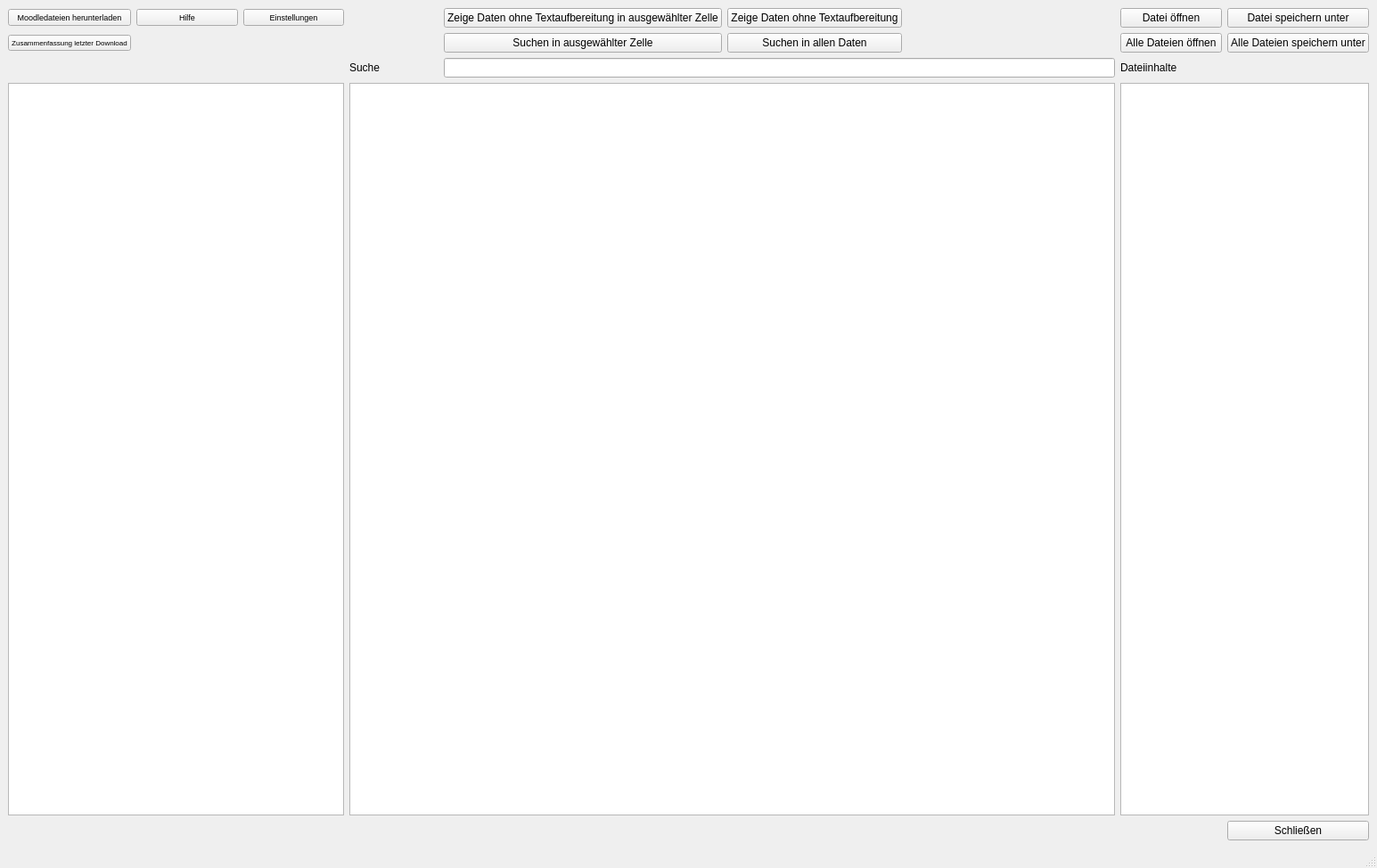
<?xml version="1.0" encoding="UTF-8"?>
<ui version="4.0">
 <class>MainWindow</class>
 <widget class="QMainWindow" name="MainWindow">
  <property name="geometry">
   <rect>
    <x>0</x>
    <y>0</y>
    <width>1545</width>
    <height>974</height>
   </rect>
  </property>
  <property name="windowTitle">
   <string>Moodle DMS</string>
  </property>
  <widget class="QWidget" name="centralwidget">
   <layout class="QGridLayout" name="gridLayout">
    <item row="0" column="9">
     <widget class="QPushButton" name="but_openData">
      <property name="text">
       <string>Datei öffnen</string>
      </property>
     </widget>
    </item>
    <item row="5" column="0" colspan="3">
     <widget class="QTableView" name="tab_courses"/>
    </item>
    <item row="1" column="10">
     <widget class="QPushButton" name="but_saveAllData">
      <property name="text">
       <string>Alle Dateien speichern unter</string>
      </property>
     </widget>
    </item>
    <item row="0" column="2">
     <widget class="QPushButton" name="but_settings">
      <property name="maximumSize">
       <size>
        <width>170</width>
        <height>16777215</height>
       </size>
      </property>
      <property name="font">
       <font>
        <pointsize>7</pointsize>
       </font>
      </property>
      <property name="text">
       <string>Einstellungen</string>
      </property>
      <property name="iconSize">
       <size>
        <width>14</width>
        <height>12</height>
       </size>
      </property>
     </widget>
    </item>
    <item row="0" column="10">
     <widget class="QPushButton" name="but_saveData">
      <property name="text">
       <string>Datei speichern unter</string>
      </property>
     </widget>
    </item>
    <item row="4" column="9">
     <widget class="QLabel" name="label_2">
      <property name="text">
       <string>Dateiinhalte</string>
      </property>
     </widget>
    </item>
    <item row="6" column="10">
     <widget class="QPushButton" name="but_close">
      <property name="text">
       <string>Schließen</string>
      </property>
     </widget>
    </item>
    <item row="5" column="9" colspan="2">
     <widget class="QPlainTextEdit" name="text_Abstract"/>
    </item>
    <item row="0" column="6">
     <widget class="QPushButton" name="but_withoutTextMiningAll">
      <property name="text">
       <string>Zeige Daten ohne Textaufbereitung</string>
      </property>
     </widget>
    </item>
    <item row="1" column="5">
     <widget class="QPushButton" name="but_searchCell">
      <property name="text">
       <string>Suchen in ausgewählter Zelle</string>
      </property>
     </widget>
    </item>
    <item row="5" column="4" colspan="5">
     <widget class="QTableView" name="tab_data"/>
    </item>
    <item row="0" column="0">
     <widget class="QPushButton" name="but_downloadMoodle">
      <property name="maximumSize">
       <size>
        <width>200</width>
        <height>16777215</height>
       </size>
      </property>
      <property name="font">
       <font>
        <pointsize>7</pointsize>
       </font>
      </property>
      <property name="text">
       <string>Moodledateien herunterladen</string>
      </property>
      <property name="iconSize">
       <size>
        <width>14</width>
        <height>12</height>
       </size>
      </property>
     </widget>
    </item>
    <item row="1" column="6">
     <widget class="QPushButton" name="but_searchAll">
      <property name="text">
       <string>Suchen in allen Daten</string>
      </property>
     </widget>
    </item>
    <item row="1" column="9">
     <widget class="QPushButton" name="but_openAllData">
      <property name="text">
       <string>Alle Dateien öffnen</string>
      </property>
     </widget>
    </item>
    <item row="0" column="5">
     <widget class="QPushButton" name="but_withoutTextMiningCell">
      <property name="text">
       <string>Zeige Daten ohne Textaufbereitung in ausgewählter Zelle</string>
      </property>
     </widget>
    </item>
    <item row="0" column="1">
     <widget class="QPushButton" name="but_help">
      <property name="maximumSize">
       <size>
        <width>170</width>
        <height>16777215</height>
       </size>
      </property>
      <property name="font">
       <font>
        <pointsize>7</pointsize>
       </font>
      </property>
      <property name="text">
       <string>Hilfe</string>
      </property>
      <property name="iconSize">
       <size>
        <width>14</width>
        <height>12</height>
       </size>
      </property>
     </widget>
    </item>
    <item row="4" column="5" colspan="4">
     <widget class="QLineEdit" name="line_search">
      <property name="maximumSize">
       <size>
        <width>5000</width>
        <height>16777215</height>
       </size>
      </property>
     </widget>
    </item>
    <item row="4" column="4">
     <widget class="QLabel" name="label">
      <property name="maximumSize">
       <size>
        <width>100</width>
        <height>16777215</height>
       </size>
      </property>
      <property name="text">
       <string>Suche</string>
      </property>
     </widget>
    </item>
    <item row="1" column="0">
     <widget class="QPushButton" name="but_moodleSummary">
      <property name="maximumSize">
       <size>
        <width>200</width>
        <height>16777215</height>
       </size>
      </property>
      <property name="font">
       <font>
        <pointsize>6</pointsize>
       </font>
      </property>
      <property name="text">
       <string>Zusammenfassung letzter Download</string>
      </property>
     </widget>
    </item>
   </layout>
  </widget>
  <widget class="QMenuBar" name="menubar">
   <property name="geometry">
    <rect>
     <x>0</x>
     <y>0</y>
     <width>1545</width>
     <height>18</height>
    </rect>
   </property>
  </widget>
  <widget class="QStatusBar" name="statusbar"/>
 </widget>
 <resources/>
 <connections/>
</ui>
